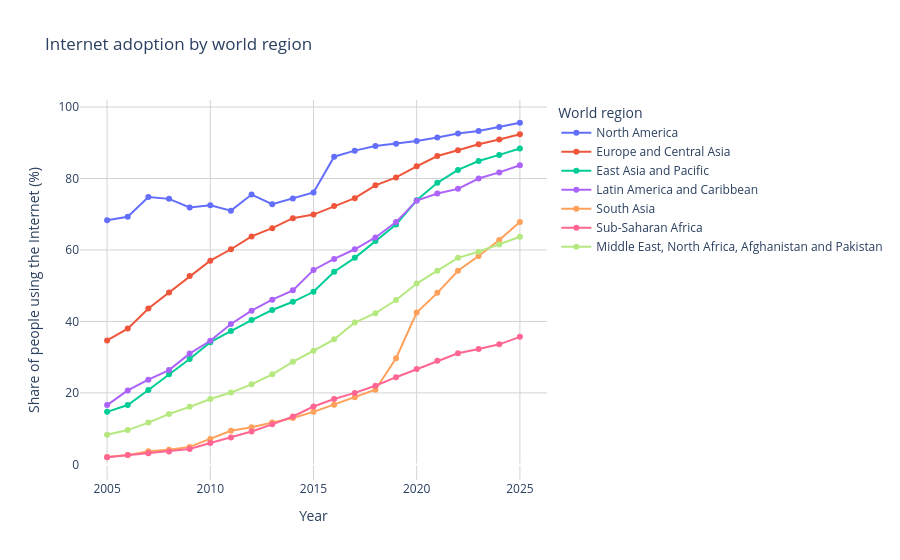

Notebook source saved alongside this figure:
### Code cell
world_regions_data = world_regions_data.copy()
world_regions_data['Entity'] = world_regions_data['Entity'].str.replace(' (WB)', '', regex=False)

fig = px.line(
    world_regions_data,
    x='Year',
    y='Share of the population using the Internet',
    color='Entity',
    category_orders={'Entity': [
        'North America',
        'Europe and Central Asia',
        'East Asia and Pacific',
        'Latin America and Caribbean',
        'South Asia',
        'Middle East and North Africa, Afghanistan and Pakistan',
        'Sub-Saharan Africa'
    ]},
    title='Internet adoption by world region',
    labels={'Share of the population using the Internet': 'Share of people using the Internet (%)', 'Entity': 'World region'},
    markers=True
)
fig.update_layout(
    xaxis=dict(showgrid=True, gridcolor='lightgrey', gridwidth=1),
    yaxis=dict(showgrid=True, gridcolor='lightgrey', gridwidth=1),
    plot_bgcolor='white'
)
fig.write_image('../visualizations/internet-adoption-by-world-region.png')
fig.show()

### Figure 1 — Plotly figure (JSON) as saved in the notebook; plotly's stock layout.template omitted (floating-point values rounded to 4 significant figures)
{"data": [{"hovertemplate": "World region=North America<br>Year=%{x}<br>Share of people using the Internet (%)=%{y}<extra></extra>", "legendgroup": "North America", "line": {"color": "#636efa", "dash": "solid"}, "marker": {"symbol": "circle"}, "mode": "lines+markers", "name": "North America", "orientation": "v", "showlegend": true, "type": "scatter", "x": [2005, 2006, 2007, 2008, 2009, 2010, 2011, 2012, 2013, 2014, 2015, 2016, 2017, 2018, 2019, 2020, 2021, 2022, 2023, 2024, 2025], "xaxis": "x", "y": [68.3, 69.3, 74.8, 74.3, 71.9, 72.5, 71.0, 75.5, 72.8, 74.4, 76.1, 86.1, 87.8, 89.1, 89.7, 90.5, 91.5, 92.6, 93.3, 94.4, 95.6], "yaxis": "y"}, {"hovertemplate": "World region=Europe and Central Asia<br>Year=%{x}<br>Share of people using the Internet (%)=%{y}<extra></extra>", "legendgroup": "Europe and Central Asia", "line": {"color": "#EF553B", "dash": "solid"}, "marker": {"symbol": "circle"}, "mode": "lines+markers", "name": "Europe and Central Asia", "orientation": "v", "showlegend": true, "type": "scatter", "x": [2005, 2006, 2007, 2008, 2009, 2010, 2011, 2012, 2013, 2014, 2015, 2016, 2017, 2018, 2019, 2020, 2021, 2022, 2023, 2024, 2025], "xaxis": "x", "y": [34.7, 38.0, 43.6, 48.1, 52.7, 57.0, 60.2, 63.8, 66.1, 68.9, 69.9, 72.3, 74.5, 78.1, 80.3, 83.4, 86.3, 87.9, 89.6, 90.9, 92.4], "yaxis": "y"}, {"hovertemplate": "World region=East Asia and Pacific<br>Year=%{x}<br>Share of people using the Internet (%)=%{y}<extra></extra>", "legendgroup": "East Asia and Pacific", "line": {"color": "#00cc96", "dash": "solid"}, "marker": {"symbol": "circle"}, "mode": "lines+markers", "name": "East Asia and Pacific", "orientation": "v", "showlegend": true, "type": "scatter", "x": [2005, 2006, 2007, 2008, 2009, 2010, 2011, 2012, 2013, 2014, 2015, 2016, 2017, 2018, 2019, 2020, 2021, 2022, 2023, 2024, 2025], "xaxis": "x", "y": [14.7, 16.6, 20.8, 25.2, 29.5, 34.2, 37.3, 40.4, 43.2, 45.5, 48.3, 53.9, 57.8, 62.5, 67.1, 73.9, 78.8, 82.4, 84.9, 86.6, 88.4], "yaxis": "y"}, {"hovertemplate": "World region=Latin America and Caribbean<br>Year=%{x}<br>Share of people using the Internet (%)=%{y}<extra></extra>", "legendgroup": "Latin America and Caribbean", "line": {"color": "#ab63fa", "dash": "solid"}, "marker": {"symbol": "circle"}, "mode": "lines+markers", "name": "Latin America and Caribbean", "orientation": "v", "showlegend": true, "type": "scatter", "x": [2005, 2006, 2007, 2008, 2009, 2010, 2011, 2012, 2013, 2014, 2015, 2016, 2017, 2018, 2019, 2020, 2021, 2022, 2023, 2024, 2025], "xaxis": "x", "y": [16.6, 20.7, 23.7, 26.4, 31.0, 34.6, 39.3, 43.0, 46.1, 48.7, 54.4, 57.5, 60.2, 63.5, 67.8, 73.8, 75.8, 77.1, 80.0, 81.7, 83.7], "yaxis": "y"}, {"hovertemplate": "World region=South Asia<br>Year=%{x}<br>Share of people using the Internet (%)=%{y}<extra></extra>", "legendgroup": "South Asia", "line": {"color": "#FFA15A", "dash": "solid"}, "marker": {"symbol": "circle"}, "mode": "lines+markers", "name": "South Asia", "orientation": "v", "showlegend": true, "type": "scatter", "x": [2005, 2006, 2007, 2008, 2009, 2010, 2011, 2012, 2013, 2014, 2015, 2016, 2017, 2018, 2019, 2020, 2021, 2022, 2023, 2024, 2025], "xaxis": "x", "y": [2.1, 2.6, 3.7, 4.1, 4.9, 7.1, 9.4, 10.4, 11.7, 13.0, 14.7, 16.7, 18.8, 20.9, 29.7, 42.5, 48.0, 54.2, 58.3, 62.8, 67.8], "yaxis": "y"}, {"hovertemplate": "World region=Sub-Saharan Africa<br>Year=%{x}<br>Share of people using the Internet (%)=%{y}<extra></extra>", "legendgroup": "Sub-Saharan Africa", "line": {"color": "#FF6692", "dash": "solid"}, "marker": {"symbol": "circle"}, "mode": "lines+markers", "name": "Sub-Saharan Africa", "orientation": "v", "showlegend": true, "type": "scatter", "x": [2005, 2006, 2007, 2008, 2009, 2010, 2011, 2012, 2013, 2014, 2015, 2016, 2017, 2018, 2019, 2020, 2021, 2022, 2023, 2024, 2025], "xaxis": "x", "y": [2.0, 2.6, 3.1, 3.6, 4.3, 6.0, 7.5, 9.2, 11.2, 13.4, 16.2, 18.3, 20.0, 22.0, 24.4, 26.7, 29.0, 31.1, 32.3, 33.6, 35.7], "yaxis": "y"}, {"hovertemplate": "World region=Middle East, North Africa, Afghanistan and Pakistan<br>Year=%{x}<br>Share of people using the Internet (%)=%{y}<extra></extra>", "legendgroup": "Middle East, North Africa, Afghanistan and Pakistan", "line": {"color": "#B6E880", "dash": "solid"}, "marker": {"symbol": "circle"}, "mode": "lines+markers", "name": "Middle East, North Africa, Afghanistan and Pakistan", "orientation": "v", "showlegend": true, "type": "scatter", "x": [2005, 2006, 2007, 2008, 2009, 2010, 2011, 2012, 2013, 2014, 2015, 2016, 2017, 2018, 2019, 2020, 2021, 2022, 2023, 2024, 2025], "xaxis": "x", "y": [8.3, 9.6, 11.7, 14.1, 16.1, 18.3, 20.1, 22.4, 25.2, 28.7, 31.8, 35.0, 39.7, 42.3, 46.0, 50.6, 54.2, 57.8, 59.5, 61.5, 63.7], "yaxis": "y"}], "layout": {"legend": {"title": {"text": "World region"}, "tracegroupgap": 0}, "plot_bgcolor": "white", "title": {"text": "Internet adoption by world region"}, "xaxis": {"anchor": "y", "domain": [0, 1], "gridcolor": "lightgrey", "gridwidth": 1, "showgrid": true, "title": {"text": "Year"}}, "yaxis": {"anchor": "x", "domain": [0, 1], "gridcolor": "lightgrey", "gridwidth": 1, "showgrid": true, "title": {"text": "Share of people using the Internet (%)"}}}}
